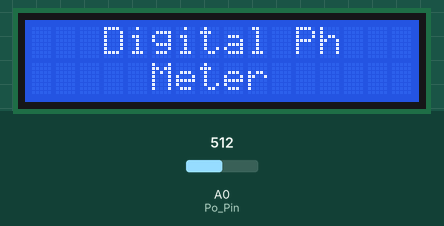
A sketch run on a simulated Arduino Uno, built with avr-gcc and run on an emulated ATmega328P. Shown: 16×2 character LCD. The test bench sets the inputs (shaded band); at power-on: A0 (Po_Pin) = 512. What the sketch prints to the serial monitor is not drawn.

Above: at 2.1 s.
At 5.2 s:
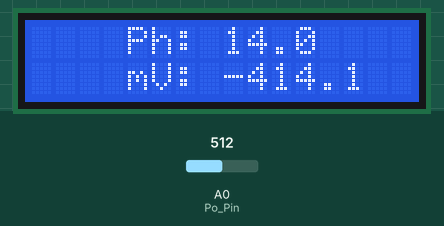
5.3 s: A0 (Po_Pin) set to 774
At 7.7 s:
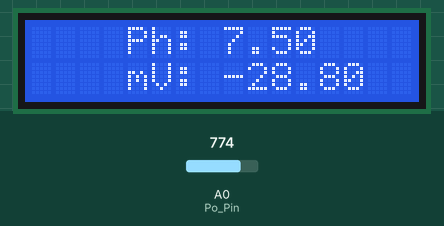
8.1 s: A0 (Po_Pin) set to 803
At 9.9 s:
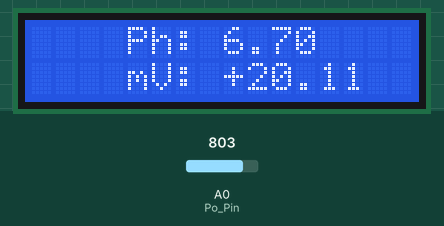
10.5 s: A0 (Po_Pin) set to 716
At 12.1 s:
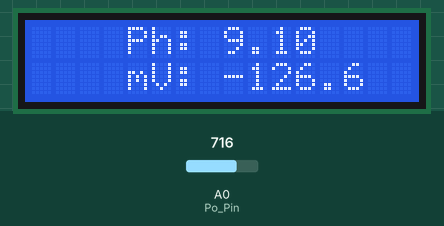
Timing chart, 0 to 13.6 s (numbered marks = the images above; inputs shaded):
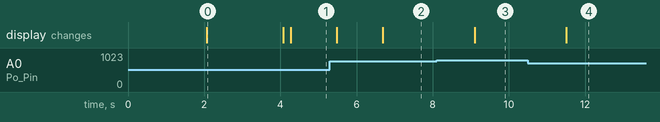

The sketch:

main.ino
```cpp
#include <LiquidCrystal.h>

/*******************LCD SETUP********************************/
const int rs = 12, en = 11, d4 = 5, d5 = 4, d6 = 3, d7 = 2;
LiquidCrystal lcd(rs, en, d4, d5, d6, d7);

/********************PH OFFSET CALIBRATION*********************/
float comp = 8.1;

/********************VARIABLES DEFINITION***********************/
int Po_Pin = A0; //Pin Po on the pH sensor board connects to Arduino pin# A0.
int c=0;
int i = 0;
int final_volatge;
float final_Ph;
float mv=0;

/*********************MAIN SETUP*******************************/
void setup() {
  // set up the LCD's number of columns and rows:
  lcd.begin(16, 2);
  lcd.setCursor(5,0);
  lcd.print("Rushil");
  lcd.setCursor(3,1);
  lcd.print("Goomer");
  delay(2000);
  lcd.clear();
  lcd.setCursor(3,0);
  lcd.print("Digital Ph");
  lcd.setCursor(5,1);
  lcd.print("Meter");
  delay(2000);
  lcd.clear();
  lcd.setCursor(4,0);
  lcd.print("Ph: ");
  lcd.setCursor(4,1);
  lcd.print("mV: ");
  Serial.begin(9600);
}


/*************************MAIN LOOP******************************/
void loop() {
  int measure = 0;
  float mv=0;


  for(i=0;i<20;i++){
    measure = measure + analogRead(Po_Pin);
    delay(10);
  }
  measure = measure/20;

  float voltage = 5.05 / 1024.0 * measure; //Digital to Analog conversion

  float Po = 7 + ((2.5 - voltage) / 0.173);
  final_Ph = Po+comp;

  if(final_Ph<0.05)
  final_Ph=0;

  if(final_Ph>13.95)
  final_Ph=14;

  mv = (-59.16 * final_Ph) + 414.12;

  Serial.print("\tPH: ");
  Serial.print(final_Ph,1);
  lcd.setCursor(8,0);
  lcd.print(final_Ph,1);
  Serial.println("");
  Serial.print("\tVoltage: ");
  lcd.setCursor(8,1);
  lcd.print("+");

  if(mv<0)
  lcd.setCursor(8,1);

  if(-100>=mv)
  lcd.print(mv,1);

  else if(-100<mv&&mv<=-10)
  lcd.print(mv,2);

  else if(-10<mv&&mv<0)
  lcd.print(mv,3);

  else if(10>mv&&mv>=0)
  lcd.print(mv,3);

  else if(100>mv&&mv>=10)
  lcd.print(mv,2);

  else if(mv>=100)
  lcd.print(mv,1);

  Serial.print(mv,1);

  delay(1000);

}
```

Measured:
- the behaviour switches between 791 and 792 on A0 (Po_Pin) (found by bisection; images 2 and 3)
- after the input at 5.3 s, the display: first changes after 0.18 s (image 2 shows a later state)
- after the input at 8.1 s, the display: changes after 1.0 s (image 3)
- after the input at 10.5 s, the display: changes after 1.0 s (image 4)
- what the display in image 0 shows lasts 2.0 s, from 2.1 s to 4.1 s
